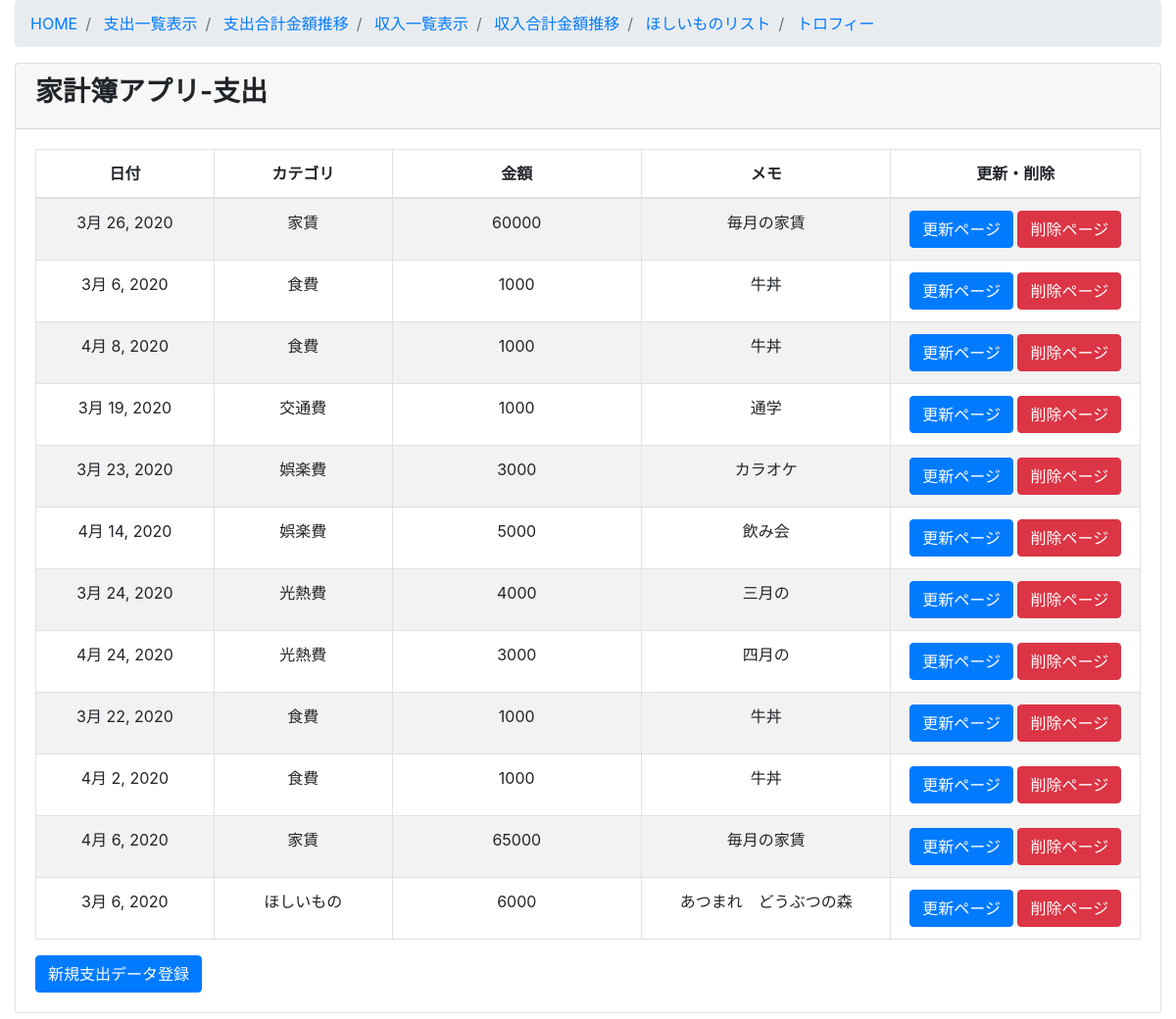
The app's page /expense/expense_list/ with its own data.
### expense/models.py (models this page shows, shortened)
class Expense(models.Model):
   class Meta:
       db_table ="expense"
       verbose_name ="支出"
       verbose_name_plural ="支出"
   expensedate = models.DateField(verbose_name="日付",default=datetime.now)
   expensecategory = models.ForeignKey(Expensecategory, on_delete = models.PROTECT, verbose_name="カテゴリ")
   expensemoney = models.IntegerField(verbose_name="金額", help_text="単位は日本円")
   expensememo = models.CharField(verbose_name="メモ", max_length=500)

class Expensecategory(models.Model):
   class Meta:
       db_table ="expensecategory"
       verbose_name ="支出カテゴリ"
       verbose_name_plural ="支出カテゴリ"
   expensecategory_name = models.CharField(max_length=255,unique=True)
   def __str__(self):
       return self.expensecategory_name

### expense/views.py (the view)
# urls.py: path('expense_list/', views.ExpenseListView.as_view(), name='expense_list'),
class ExpenseListView(ListView):
   model = Expense
   template_name = 'expense/expense_list.html'
   def queryset(self):
       return Expense.objects.all()

### templates/expense/expense_list.html
{% extends 'expense/base.html' %}
{% block content %}
 <div class="card mb-3">
   <div class="card-header">
     <h3><b>家計簿アプリ-支出</b></h3></div>
   <div class="card-body">
     <div class="table-responsive">
     <table id= "expense_list" width="100%" class="table table-striped table-bordered table-hover">
         <thead>
           <tr>
             <th class="text-center">日付</th>
             <th class="text-center">カテゴリ</th>
             <th class="text-center">金額</th>
             <th class="text-center">メモ</th>
             <th class="text-center">更新・削除</th>
           </tr>
         </thead>
         <tbody>
           {% for item in object_list %}
             <tr class="odd gradeX text-center">
               <td class="text-center" width="100">{{ item.expensedate}}</td>
               <td class="text-center" width="100">{{ item.expensecategory }}</td>
               <td class="text-center" width="140">{{ item.expensemoney }}</td>
               <td class="text-center" width="140">{{ item.expensememo }}</td>
               <td class="text-center" width="140">
                 <a class="btn btn-primary" href="{% url 'expense:expense_update' item.pk %}">更新ページ</a>
                 <a class="btn btn-danger" href="{% url 'expense:expense_delete' item.pk %}">削除ページ</a>
               </td>
             </tr>
            {% endfor %}
         </tbody>
       </table>
       <a class="btn btn-primary" href="{% url 'expense:expense_create' %}">新規支出データ登録</a>
   </div>
  </div>
  </div>
{% endblock content %}

### records on screen
Expense: expensedate "3月 26, 2020", expensecategory "家賃", expensemoney "60000", expensememo "毎月の家賃"
Expense: expensedate "3月 6, 2020", expensecategory "食費", expensemoney "1000", expensememo "牛丼"
Expense: expensedate "4月 8, 2020", expensecategory "食費", expensemoney "1000", expensememo "牛丼"
Expense: expensedate "3月 19, 2020", expensecategory "交通費", expensemoney "1000", expensememo "通学"
Expense: expensedate "3月 23, 2020", expensecategory "娯楽費", expensemoney "3000", expensememo "カラオケ"
Expense: expensedate "4月 14, 2020", expensecategory "娯楽費", expensemoney "5000", expensememo "飲み会"
Expense: expensedate "3月 24, 2020", expensecategory "光熱費", expensemoney "4000", expensememo "三月の"
Expense: expensedate "4月 24, 2020", expensecategory "光熱費", expensemoney "3000", expensememo "四月の"
Expense: expensedate "3月 22, 2020", expensecategory "食費", expensemoney "1000", expensememo "牛丼"
Expense: expensedate "4月 2, 2020", expensecategory "食費", expensemoney "1000", expensememo "牛丼"
Expense: expensedate "4月 6, 2020", expensecategory "家賃", expensemoney "65000", expensememo "毎月の家賃"
Expense: expensedate "3月 6, 2020", expensecategory "ほしいもの", expensemoney "6000", expensememo "あつまれ どうぶつの森"
